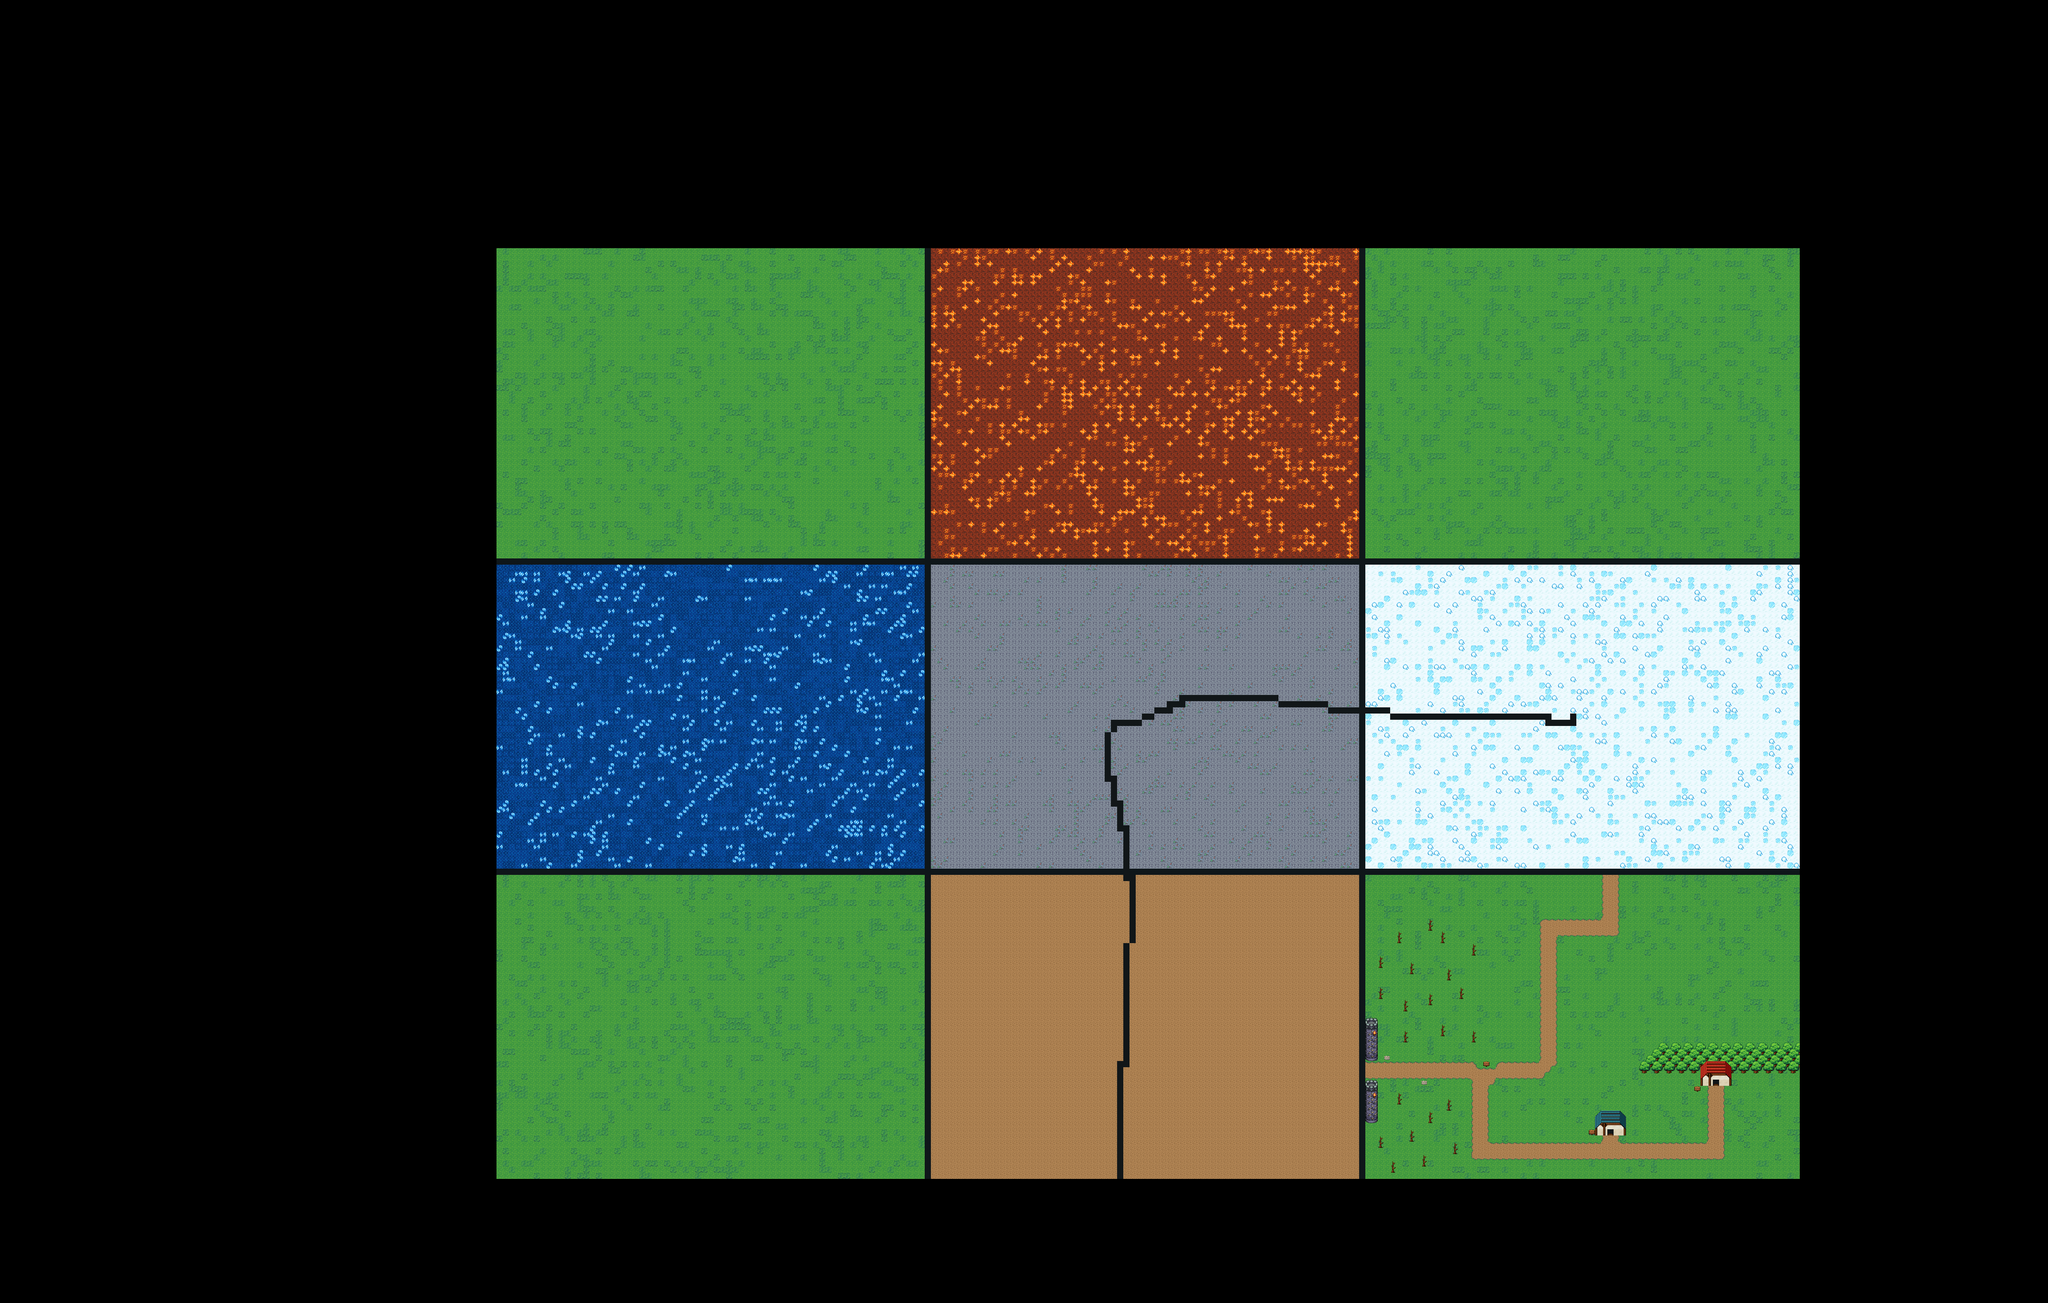

The image is a tile-based game level rendered from a .tmx file. Its description and source (layers, tilesets, objects; grid data summarised) follow:
An orthogonal 330x210 tile map with 16x16 px tiles, 8 tile layers (0Terrain, 1, 2, 3, ...), 5 tilesets and 11 objects.

<map version="1.8" tiledversion="1.8.5" orientation="orthogonal" renderorder="right-down" width="330" height="210" tilewidth="16" tileheight="16" infinite="0" nextlayerid="18" nextobjectid="23">
 <tileset firstgid="1" name="dungeon" tilewidth="16" tileheight="16" tilecount="480" columns="30">
  <image source="tileSets/dungeon.png" trans="ff678b" width="480" height="256" />
 </tileset>
 <tileset firstgid="481" name="exterior" tilewidth="16" tileheight="16" tilecount="480" columns="30">
  <image source="tileSets/exterior.png" trans="ff678b" width="480" height="256" />
  <tile id="312" probability="0.2" />
 </tileset>
 <tileset firstgid="961" name="interior" tilewidth="16" tileheight="16" tilecount="480" columns="30">
  <image source="tileSets/interior.png" trans="ff678b" width="480" height="256" />
 </tileset>
 <tileset firstgid="1441" name="ship" tilewidth="16" tileheight="16" tilecount="480" columns="30">
  <image source="tileSets/ship.png" trans="ff678b" width="480" height="256" />
 </tileset>
 <tileset firstgid="1921" name="world" tilewidth="16" tileheight="16" tilecount="480" columns="30">
  <image source="tileSets/world.png" trans="ff678b" width="480" height="256" />
 </tileset>
 <layer id="1" name="0Terrain" width="330" height="210">
  <data>[69300 cells, 31500 non-empty, 52 distinct tile ids]</data>
 </layer>
 <layer id="3" name="1" width="330" height="210">
  <data>[69300 cells, 486 non-empty, 35 distinct tile ids]</data>
 </layer>
 <layer id="16" name="2" width="330" height="210">
  <data>[69300 cells, 46 non-empty, 4 distinct tile ids]</data>
 </layer>
 <layer id="12" name="3" width="330" height="210">
  <data>[69300 cells, 48 non-empty, 4 distinct tile ids]</data>
 </layer>
 <layer id="13" name="4" width="330" height="210">
  <data>[69300 cells, 50 non-empty, 4 distinct tile ids]</data>
 </layer>
 <layer id="14" name="5" width="330" height="210">
  <data>[69300 cells, 52 non-empty, 4 distinct tile ids]</data>
 </layer>
 <layer id="6" name="6" width="330" height="210">
  <data>[69300 cells, 34 non-empty, 20 distinct tile ids]</data>
 </layer>
 <layer id="2" name="Sections" width="330" height="210">
  <data>[69300 cells, 871 non-empty, 2 distinct tile ids]</data>
 </layer>
 <objectgroup id="17" name="collisionLayer">
  <object id="11" x="4225.33" y="2751.67">
   <polygon points="0,0 56.6667,-63.6667 413,-64 414.333,2.33333 403,15.6667 6.66667,15.3333" />
  </object>
  <object id="12" x="3993" y="2793" width="52" height="52">
   <ellipse />
  </object>
  <object id="13" x="4039" y="2765" width="26" height="27">
   <ellipse />
  </object>
  <object id="14" x="4065" y="2755" width="100" height="90">
   <ellipse />
  </object>
  <object id="15" x="4187" y="2750" width="30" height="35">
   <ellipse />
  </object>
  <object id="16" x="4251" y="2869" width="30" height="22">
   <ellipse />
  </object>
  <object id="17" x="4318" y="2814" width="29" height="30">
   <ellipse />
  </object>
  <object id="18" x="4378" y="2877" width="34" height="32">
   <ellipse />
  </object>
  <object id="20" x="2892" y="1856" width="26" height="1172" />
  <object id="21" x="4112.67" y="2926.67">
   <polygon points="0,0 78.6667,1.33333 79.3333,-46.3333 62.6667,-62.6667 13.6667,-62.3333 -0.333333,-48 -0.666667,-13 -16,-12.3333 -16.3333,1" />
  </object>
  <object id="22" x="4383.75" y="2767.5">
   <polygon points="0,0 0.5,31.5 79.5,32.25 80.25,0.25" />
  </object>
 </objectgroup>
</map>